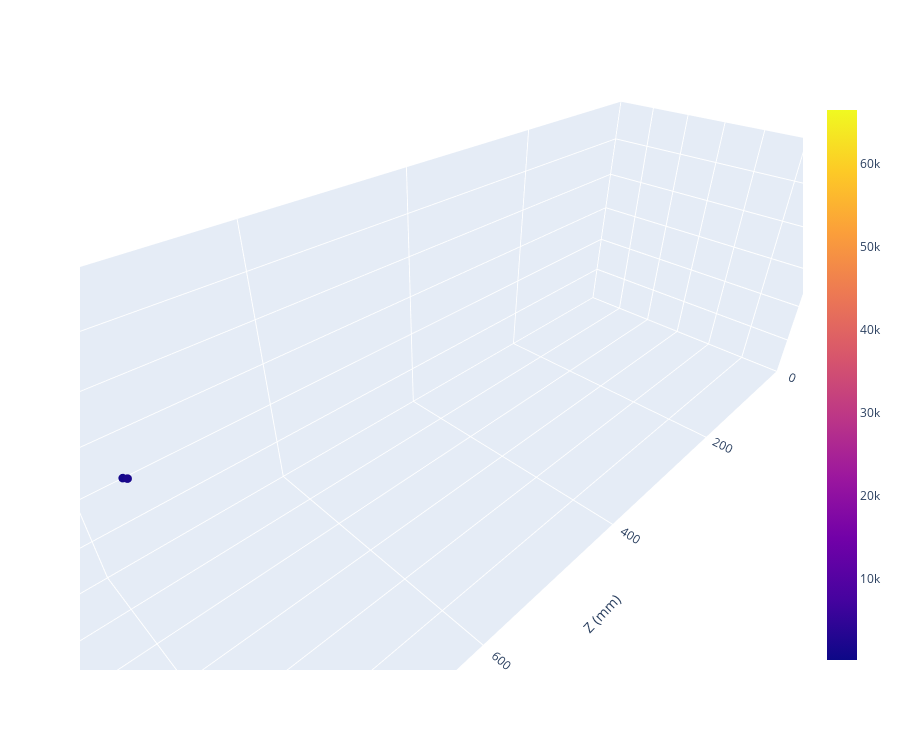

Notebook cell for this chart:
### Code cell
# Plot z-calibrated cloud
dv_lf: pl.LazyFrame = pl.scan_csv(det_params.drift_velocity_path)
dv_df: pl.DataFrame = dv_lf.filter(pl.col("run") == run_number).collect()
mm_tb: float = dv_df.get_column("micro_mean")[0]
w_tb: float = dv_df.get_column("wind_mean")[0]

cloud.calibrate_z_position(mm_tb, w_tb, det_params.detector_length, efield_correction=corrector)
fig = go.Figure()
fig.add_trace(
    go.Scatter3d(
        x=cloud.cloud[:, 2], 
        y=cloud.cloud[:, 0], 
        z=cloud.cloud[:, 1], 
        mode="markers", 
        marker= {
            "size": 3, 
            "color": cloud.cloud[:, 4], 
            "showscale": True
        }, 
        name="Point Cloud"
    )
)
fig.update_layout(
    scene = {
        "xaxis_range": [0.0, 1000.0],
        "yaxis_range": [-300.0, 300.0],
        "zaxis_range": [-300.0, 300.0],
        "xaxis_title": "Z (mm)",
        "yaxis_title": "X (mm)",
        "zaxis_title": "Y (mm)",
        "aspectratio": {
            "x": 3.3,
            "y": 1.0,
            "z": 1.0
        }
    },
    height=750,
)
fig.show()

### Figure 1 — Plotly figure (JSON) as saved in the notebook; plotly's stock layout.template omitted (floating-point values rounded to 4 significant figures; data arrays with more than 128 entries replaced by an {"elided": "..."} marker saying what was removed)
{"data": [{"marker": {"color": {"elided": "267 int values"}, "showscale": true, "size": 3}, "mode": "markers", "name": "Point Cloud", "type": "scatter3d", "x": {"elided": "267 float values"}, "y": {"elided": "267 float values"}, "z": {"elided": "267 float values"}}], "layout": {"height": 750, "scene": {"aspectratio": {"x": 3.3, "y": 1, "z": 1}, "xaxis": {"range": [0, 1000], "title": {"text": "Z (mm)"}}, "yaxis": {"range": [-300, 300], "title": {"text": "X (mm)"}}, "zaxis": {"range": [-300, 300], "title": {"text": "Y (mm)"}}}}}
